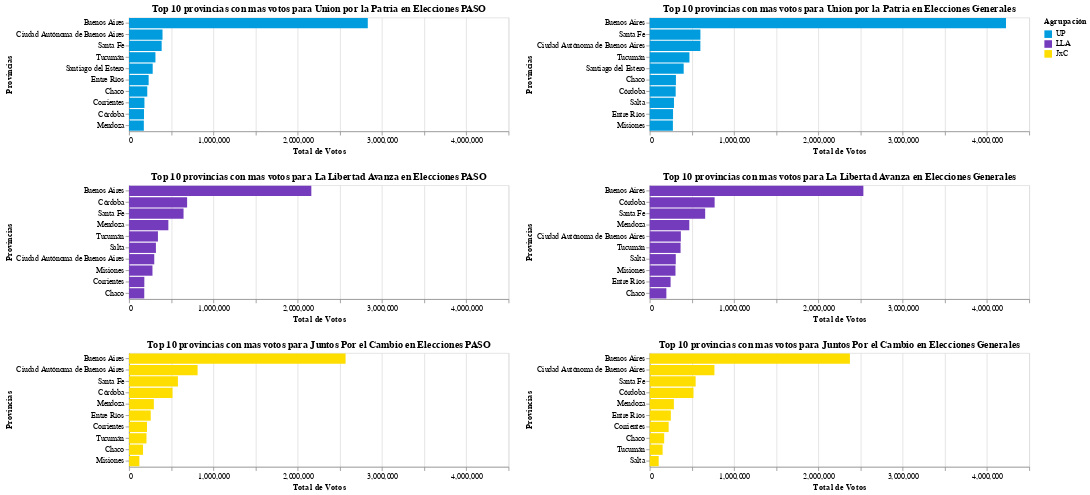

Notebook source saved alongside this figure:
### Code cell
grafico_final2 = grafico_up1 & grafico_lla1 & grafico_jxc1
grafico_final2

### Figure 1 — Vega-Lite specification as saved in the notebook (floating-point values rounded to 4 significant figures)
{"config": {"view": {"continuousWidth": 300, "continuousHeight": 300}}, "vconcat": [{"hconcat": [{"data": {"name": "data-c63fed9a1a1e07dba557034ba0b3af9b"}, "mark": {"type": "bar"}, "encoding": {"color": {"field": "agrupacion_nombre", "scale": {"domain": ["UP", "LLA", "JxC"], "range": ["rgb(0, 156, 222)", "rgb(117, 59, 189)", "rgb(254, 221, 0)"]}, "title": "Agrupación", "type": "nominal"}, "tooltip": [{"field": "distrito_nombre", "type": "nominal"}, {"field": "agrupacion_nombre", "type": "nominal"}, {"field": "total_votos", "type": "quantitative"}], "x": {"field": "total_votos", "scale": {"domain": [0, 4500000]}, "title": "Total de Votos", "type": "quantitative"}, "y": {"field": "distrito_nombre", "sort": {"field": "total_votos:Q", "order": "descending"}, "title": "Provincias", "type": "nominal"}}, "height": 150, "title": "Top 10 provincias con mas votos para Union por la Patria en Elecciones PASO", "width": 500}, {"data": {"name": "data-4ac266ea684b57b88e41a12b0d4eedc5"}, "mark": {"type": "bar"}, "encoding": {"color": {"field": "agrupacion_nombre", "scale": {"domain": ["UP", "LLA", "JxC"], "range": ["rgb(0, 156, 222)", "rgb(117, 59, 189)", "rgb(254, 221, 0)"]}, "title": "Agrupación", "type": "nominal"}, "tooltip": [{"field": "distrito_nombre", "type": "nominal"}, {"field": "agrupacion_nombre", "type": "nominal"}, {"field": "total_votos", "type": "quantitative"}], "x": {"field": "total_votos", "scale": {"domain": [0, 4500000]}, "title": "Total de Votos", "type": "quantitative"}, "y": {"field": "distrito_nombre", "sort": {"field": "total_votos:Q", "order": "descending"}, "title": "Provincias", "type": "nominal"}}, "height": 150, "title": "Top 10 provincias con mas votos para Union por la Patria en Elecciones Generales", "width": 500}]}, {"hconcat": [{"data": {"name": "data-99783b3b6b67ac37763f6d628bd5ff35"}, "mark": {"type": "bar"}, "encoding": {"color": {"field": "agrupacion_nombre", "scale": {"domain": ["UP", "LLA", "JxC"], "range": ["rgb(0, 156, 222)", "rgb(117, 59, 189)", "rgb(254, 221, 0)"]}, "title": "Agrupación", "type": "nominal"}, "tooltip": [{"field": "distrito_nombre", "type": "nominal"}, {"field": "agrupacion_nombre", "type": "nominal"}, {"field": "total_votos", "type": "quantitative"}], "x": {"field": "total_votos", "scale": {"domain": [0, 4500000]}, "title": "Total de Votos", "type": "quantitative"}, "y": {"field": "distrito_nombre", "sort": {"field": "total_votos:Q", "order": "descending"}, "title": "Provincias", "type": "nominal"}}, "height": 150, "title": "Top 10 provincias con mas votos para La Libertad Avanza en Elecciones PASO", "width": 500}, {"data": {"name": "data-5a56931590a33b1f543061a7caf40af9"}, "mark": {"type": "bar"}, "encoding": {"color": {"field": "agrupacion_nombre", "scale": {"domain": ["UP", "LLA", "JxC"], "range": ["rgb(0, 156, 222)", "rgb(117, 59, 189)", "rgb(254, 221, 0)"]}, "title": "Agrupación", "type": "nominal"}, "tooltip": [{"field": "distrito_nombre", "type": "nominal"}, {"field": "agrupacion_nombre", "type": "nominal"}, {"field": "total_votos", "type": "quantitative"}], "x": {"field": "total_votos", "scale": {"domain": [0, 4500000]}, "title": "Total de Votos", "type": "quantitative"}, "y": {"field": "distrito_nombre", "sort": {"field": "total_votos:Q", "order": "descending"}, "title": "Provincias", "type": "nominal"}}, "height": 150, "title": "Top 10 provincias con mas votos para La Libertad Avanza en Elecciones Generales", "width": 500}]}, {"hconcat": [{"data": {"name": "data-da904dfae5d7cde6dd4a91986409e2a2"}, "mark": {"type": "bar"}, "encoding": {"color": {"field": "agrupacion_nombre", "scale": {"domain": ["UP", "LLA", "JxC"], "range": ["rgb(0, 156, 222)", "rgb(117, 59, 189)", "rgb(254, 221, 0)"]}, "title": "Agrupación", "type": "nominal"}, "tooltip": [{"field": "distrito_nombre", "type": "nominal"}, {"field": "agrupacion_nombre", "type": "nominal"}, {"field": "total_votos", "type": "quantitative"}], "x": {"field": "total_votos", "scale": {"domain": [0, 4500000]}, "title": "Total de Votos", "type": "quantitative"}, "y": {"field": "distrito_nombre", "sort": {"field": "total_votos:Q", "order": "descending"}, "title": "Provincias", "type": "nominal"}}, "height": 150, "title": "Top 10 provincias con mas votos para Juntos Por el Cambio en Elecciones PASO", "width": 500}, {"data": {"name": "data-97252f58765516baa6fe217367cd1ce8"}, "mark": {"type": "bar"}, "encoding": {"color": {"field": "agrupacion_nombre", "scale": {"domain": ["UP", "LLA", "JxC"], "range": ["rgb(0, 156, 222)", "rgb(117, 59, 189)", "rgb(254, 221, 0)"]}, "title": "Agrupación", "type": "nominal"}, "tooltip": [{"field": "distrito_nombre", "type": "nominal"}, {"field": "agrupacion_nombre", "type": "nominal"}, {"field": "total_votos", "type": "quantitative"}], "x": {"field": "total_votos", "scale": {"domain": [0, 4500000]}, "title": "Total de Votos", "type": "quantitative"}, "y": {"field": "distrito_nombre", "sort": {"field": "total_votos:Q", "order": "descending"}, "title": "Provincias", "type": "nominal"}}, "height": 150, "title": "Top 10 provincias con mas votos para Juntos Por el Cambio en Elecciones Generales", "width": 500}]}], "$schema": "https://vega.github.io/schema/vega-lite/v5.15.1.json", "datasets": {"data-c63fed9a1a1e07dba557034ba0b3af9b": [{"distrito_nombre": "Buenos Aires", "agrupacion_nombre": "UP", "total_votos": 2831000.0}, {"distrito_nombre": "Ciudad Autónoma de Buenos Aires", "agrupacion_nombre": "UP", "total_votos": 397100.0}, {"distrito_nombre": "Santa Fe", "agrupacion_nombre": "UP", "total_votos": 386900.0}, {"distrito_nombre": "Tucumán", "agrupacion_nombre": "UP", "total_votos": 313100.0}, {"distrito_nombre": "Santiago del Estero", "agrupacion_nombre": "UP", "total_votos": 280600.0}, {"distrito_nombre": "Entre Ríos", "agrupacion_nombre": "UP", "total_votos": 232600.0}, {"distrito_nombre": "Chaco", "agrupacion_nombre": "UP", "total_votos": 216300.0}, {"distrito_nombre": "Corrientes", "agrupacion_nombre": "UP", "total_votos": 182700.0}, {"distrito_nombre": "Córdoba", "agrupacion_nombre": "UP", "total_votos": 177500.0}, {"distrito_nombre": "Mendoza", "agrupacion_nombre": "UP", "total_votos": 175500.0}], "data-4ac266ea684b57b88e41a12b0d4eedc5": [{"distrito_nombre": "Buenos Aires", "agrupacion_nombre": "UP", "total_votos": 4225000.0}, {"distrito_nombre": "Santa Fe", "agrupacion_nombre": "UP", "total_votos": 601200.0}, {"distrito_nombre": "Ciudad Autónoma de Buenos Aires", "agrupacion_nombre": "UP", "total_votos": 600800.0}, {"distrito_nombre": "Tucumán", "agrupacion_nombre": "UP", "total_votos": 471100.0}, {"distrito_nombre": "Santiago del Estero", "agrupacion_nombre": "UP", "total_votos": 402900.0}, {"distrito_nombre": "Chaco", "agrupacion_nombre": "UP", "total_votos": 311000.0}, {"distrito_nombre": "Córdoba", "agrupacion_nombre": "UP", "total_votos": 308000.0}, {"distrito_nombre": "Salta", "agrupacion_nombre": "UP", "total_votos": 287800.0}, {"distrito_nombre": "Entre Ríos", "agrupacion_nombre": "UP", "total_votos": 276800.0}, {"distrito_nombre": "Misiones", "agrupacion_nombre": "UP", "total_votos": 275100.0}], "data-99783b3b6b67ac37763f6d628bd5ff35": [{"distrito_nombre": "Buenos Aires", "agrupacion_nombre": "LLA", "total_votos": 2162000.0}, {"distrito_nombre": "Córdoba", "agrupacion_nombre": "LLA", "total_votos": 688700.0}, {"distrito_nombre": "Santa Fe", "agrupacion_nombre": "LLA", "total_votos": 646300.0}, {"distrito_nombre": "Mendoza", "agrupacion_nombre": "LLA", "total_votos": 466400.0}, {"distrito_nombre": "Tucumán", "agrupacion_nombre": "LLA", "total_votos": 342700.0}, {"distrito_nombre": "Salta", "agrupacion_nombre": "LLA", "total_votos": 318900.0}, {"distrito_nombre": "Ciudad Autónoma de Buenos Aires", "agrupacion_nombre": "LLA", "total_votos": 299100.0}, {"distrito_nombre": "Misiones", "agrupacion_nombre": "LLA", "total_votos": 277900.0}, {"distrito_nombre": "Corrientes", "agrupacion_nombre": "LLA", "total_votos": 181500.0}, {"distrito_nombre": "Chaco", "agrupacion_nombre": "LLA", "total_votos": 180600.0}], "data-5a56931590a33b1f543061a7caf40af9": [{"distrito_nombre": "Buenos Aires", "agrupacion_nombre": "LLA", "total_votos": 2534000.0}, {"distrito_nombre": "Córdoba", "agrupacion_nombre": "LLA", "total_votos": 769800.0}, {"distrito_nombre": "Santa Fe", "agrupacion_nombre": "LLA", "total_votos": 657800.0}, {"distrito_nombre": "Mendoza", "agrupacion_nombre": "LLA", "total_votos": 469400.0}, {"distrito_nombre": "Ciudad Autónoma de Buenos Aires", "agrupacion_nombre": "LLA", "total_votos": 369400.0}, {"distrito_nombre": "Tucumán", "agrupacion_nombre": "LLA", "total_votos": 366000.0}, {"distrito_nombre": "Salta", "agrupacion_nombre": "LLA", "total_votos": 309100.0}, {"distrito_nombre": "Misiones", "agrupacion_nombre": "LLA", "total_votos": 305600.0}, {"distrito_nombre": "Entre Ríos", "agrupacion_nombre": "LLA", "total_votos": 247600.0}, {"distrito_nombre": "Chaco", "agrupacion_nombre": "LLA", "total_votos": 197600.0}], "data-da904dfae5d7cde6dd4a91986409e2a2": [{"distrito_nombre": "Buenos Aires", "agrupacion_nombre": "JxC", "total_votos": 2568000.0}, {"distrito_nombre": "Ciudad Autónoma de Buenos Aires", "agrupacion_nombre": "JxC", "total_votos": 813300.0}, {"distrito_nombre": "Santa Fe", "agrupacion_nombre": "JxC", "total_votos": 579900.0}, {"distrito_nombre": "Córdoba", "agrupacion_nombre": "JxC", "total_votos": 515500.0}, {"distrito_nombre": "Mendoza", "agrupacion_nombre": "JxC", "total_votos": 294100.0}, {"distrito_nombre": "Entre Ríos", "agrupacion_nombre": "JxC", "total_votos": 257300.0}, {"distrito_nombre": "Corrientes", "agrupacion_nombre": "JxC", "total_votos": 213100.0}, {"distrito_nombre": "Tucumán", "agrupacion_nombre": "JxC", "total_votos": 207000.0}, {"distrito_nombre": "Chaco", "agrupacion_nombre": "JxC", "total_votos": 165700.0}, {"distrito_nombre": "Misiones", "agrupacion_nombre": "JxC", "total_votos": 122500.0}], "data-97252f58765516baa6fe217367cd1ce8": [{"distrito_nombre": "Buenos Aires", "agrupacion_nombre": "JxC", "total_votos": 2374000.0}, {"distrito_nombre": "Ciudad Autónoma de Buenos Aires", "agrupacion_nombre": "JxC", "total_votos": 767400.0}, {"distrito_nombre": "Santa Fe", "agrupacion_nombre": "JxC", "total_votos": 544700.0}, {"distrito_nombre": "Córdoba", "agrupacion_nombre": "JxC", "total_votos": 519300.0}, {"distrito_nombre": "Mendoza", "agrupacion_nombre": "JxC", "total_votos": 286500.0}, {"distrito_nombre": "Entre Ríos", "agrupacion_nombre": "JxC", "total_votos": 250500.0}, {"distrito_nombre": "Corrientes", "agrupacion_nombre": "JxC", "total_votos": 224500.0}, {"distrito_nombre": "Chaco", "agrupacion_nombre": "JxC", "total_votos": 171800.0}, {"distrito_nombre": "Tucumán", "agrupacion_nombre": "JxC", "total_votos": 153100.0}, {"distrito_nombre": "Salta", "agrupacion_nombre": "JxC", "total_votos": 106700.0}]}}
